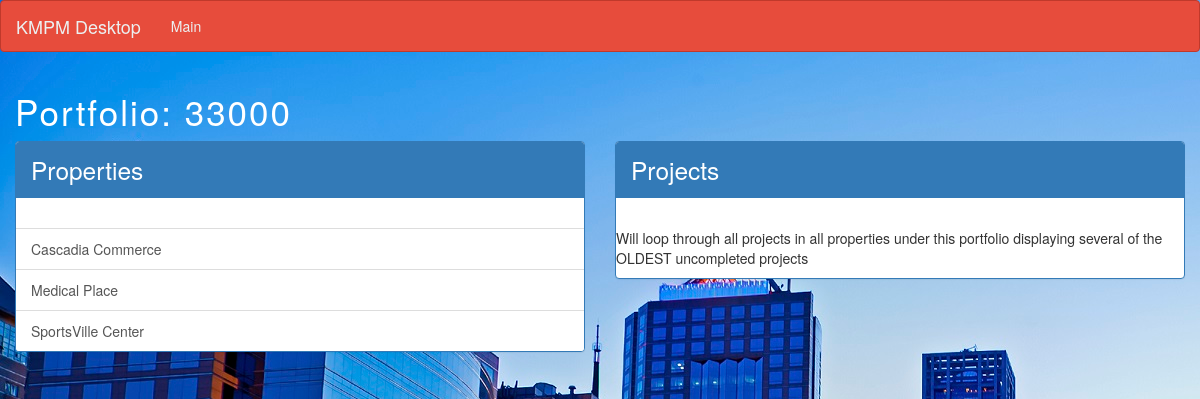
The page /propdesk/1/ on the database its author committed.
### propdesk/models.py (models this page shows, shortened)
class Portfolio(models.Model):
    portfolio_name = models.CharField(max_length=20,  unique=True)
    city = models.ForeignKey(City, on_delete=models.CASCADE)

class Property (models.Model):
    portfolio = models.ForeignKey(Portfolio, on_delete=models.CASCADE)
    prop_name = models.CharField(max_length=250, unique=True)
    property_sf = models.FloatField()
    property_address = models.CharField(max_length=100)
    property_city = models.CharField(max_length=100)
    property_state = models.CharField(max_length=100)
    property_zip = models.CharField(max_length=100)

### propdesk/views.py (the view)
# urls.py: url(r'^(?P<portfolio_id>[0-9]+)/$', views.portview, name="portview"),
def portview(request, portfolio_id):
    portfolio = get_object_or_404(Portfolio, pk=portfolio_id)
    return render(request, 'propdesk/portview.html', {'portfolio': portfolio })

### propdesk/templates/propdesk/portview.html (shortened to what this page needs)
{% load static %}
<!DOCTYPE html>
<html lang="en">
<head>
    <link rel="stylesheet" href="{% static 'propdesk/bootstrap.min.css' %}" />
    <link rel="stylesheet" href="{% static 'propdesk/style.css' %}" />
</head>
<body>
{% include 'propdesk/nav.html' %}
    <div class="container-fluid">
        <h1> Portfolio: {{portfolio.portfolio_name}} </h1>
        <div class="row">
            <div class="col-md-6">
                <div class="panel panel-primary">
                    <div class="panel-heading">Properties</div>
                    <div class="panel-body"></div>
                        <div class="list-group ">
                        {% for property in portfolio.property_set.all %}
                            <a class="list-group-item listitem" href="{% url 'propdesk:prop' property.id %}"> {{ property.prop_name }} </a>
                        {% endfor %}
                        </div>
                </div>
            </div>
            <div class="col-md-6">
                <div class="panel panel-primary">
                    <div class="panel-heading">Projects</div>
                    <div class="panel-body"></div>
                        <p>Will loop through all projects in all properties under this portfolio displaying several of the OLDEST uncompleted projects</p>
                </div>
            </div>
        </div>
    </div>
</body>
</html>

### propdesk/static/propdesk/style.css (style rules this page uses)
.listitem { transition: all 1s ease; }
body { background-image: url('background.jpg'); background-repeat: no-repeat; background-attachment: fixed; }
.panel-heading { font-size: 1.75em !important; }
h1 { color: #ffffff !important; font-size: 2.5em; letter-spacing: 2px; }

### rows shown on the page
Portfolio: portfolio_name "33000"
Property: prop_name "Cascadia Commerce"
Property: prop_name "Medical Place"
Property: prop_name "SportsVille Center"
